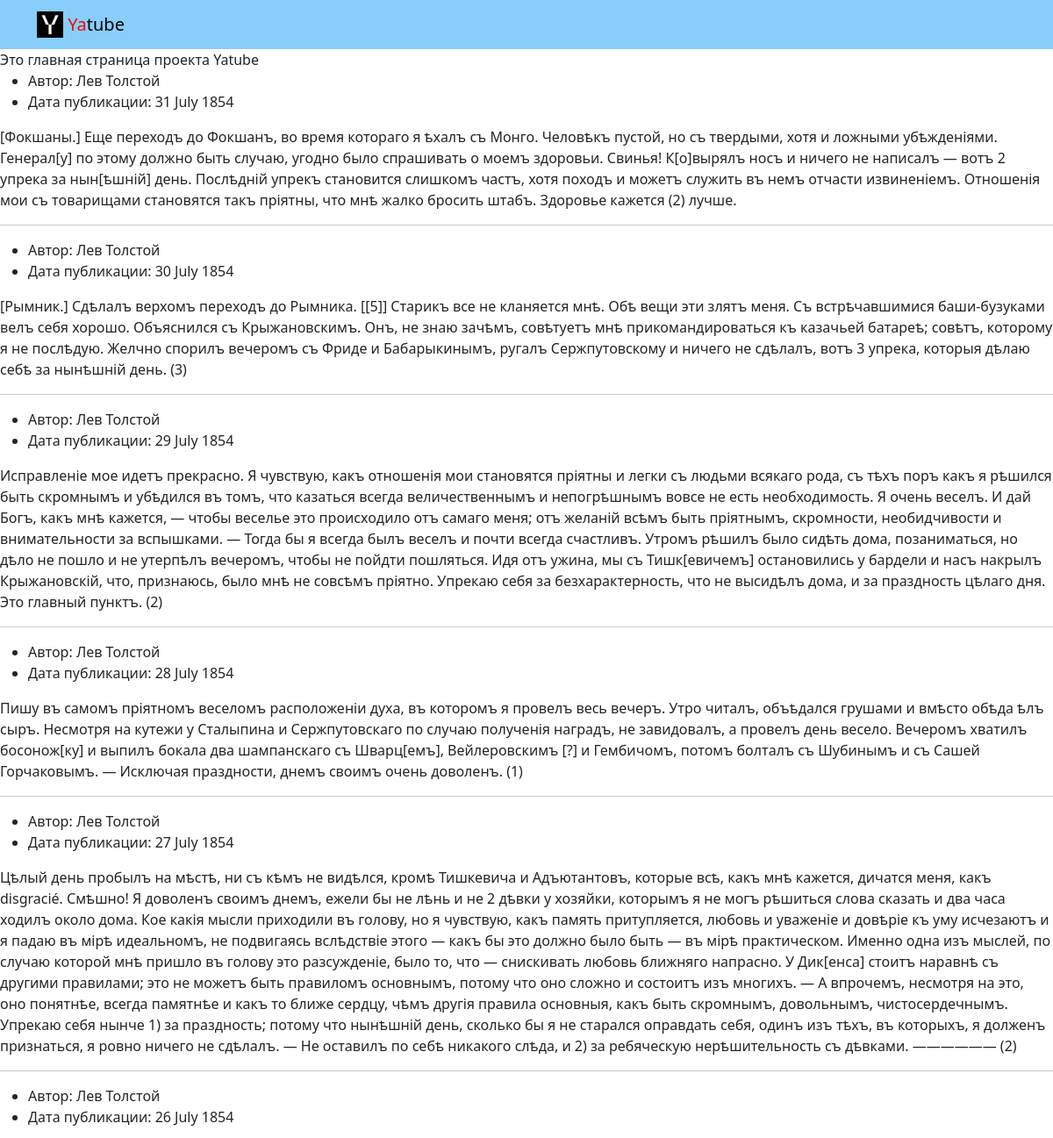
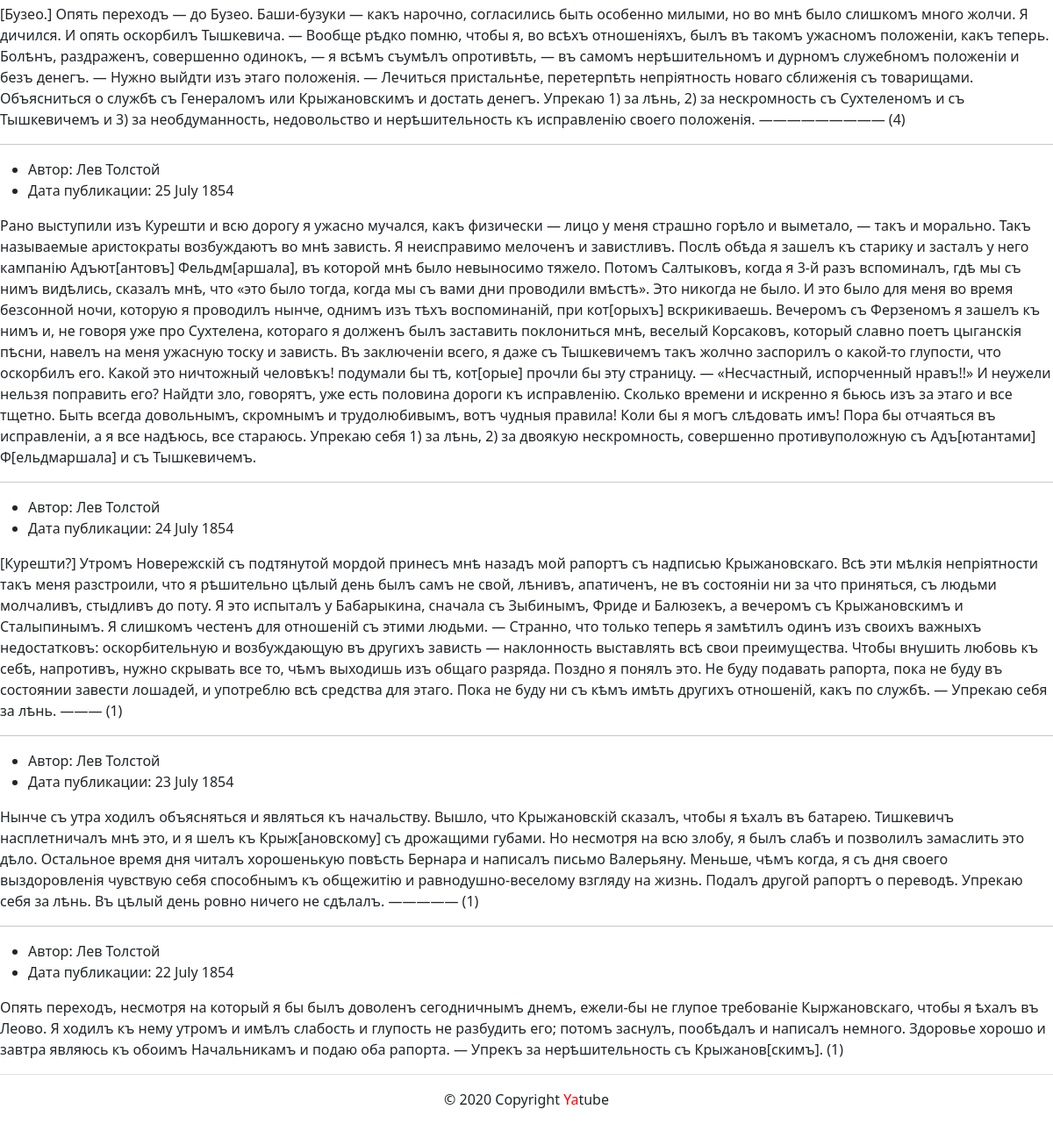
The page / on the database its author committed (2 pictures, top to bottom).
### posts/models.py (models this page shows)
class Post(models.Model):
    text = models.TextField()
    pub_date = models.DateTimeField(auto_now_add=True)
    author = models.ForeignKey(
        User,
        on_delete=models.CASCADE,
        related_name='posts'
        )
    group = models.ForeignKey(
        Group,
        blank=True,
        null=True,
        on_delete=models.CASCADE)

### posts/views.py (the view)
# urls.py: path('', views.index, name='index'),
def index(request):
    posts = Post.objects.order_by('-pub_date')[:10]
    template = 'posts/index.html'
    context = {
        'text':"Это главная страница проекта Yatube",
        'posts': posts,
        }
    return render(request, template, context)

### templates/posts/index.html (shortened to what this page needs)
{% extends 'base.html' %}
{% block content %}
    {% for post in posts %}
        <ul>
            <li>
                Автор: {{ post.author.get_full_name }}
            </li>
            <li>
                Дата публикации: {{ post.pub_date|date:"d E Y" }}
            </li>
        </ul>
        <p>{{ post.text }}</p>
        {% if not forloop.last %}<hr>{% endif %}
    {% endfor %}
{% endblock content %}

### templates/base.html (shortened to what this page needs)
{% load static %}
<!DOCTYPE html>
<html lang="ru">
  <head>
    <link rel="stylesheet" href="{% static 'css/bootstrap.min.css' %}">
    <link rel="stylesheet" href="css/bootstrap.min.css">
  </head>
  <body>
    <header>
      {%include 'includes/header.html'%}
    </header>
    <main>
    {{text}}
    {% block content %}{% endblock  %}
    </main>
    <footer class="border-top text-center py-3">
      {%include 'includes/footer.html'%}
    </footer>
  </body>
</html>

### templates/includes/header.html
{% load static %}
      <nav class="navbar navbar-light" style="background-color: lightskyblue">
        <div class="container">
          <a class="navbar-brand" href="{% url 'posts:index'%}">
            <img src="{% static 'img/logo.png' %}" width="30" height="30" class="d-inline-block align-top" alt="">
            <span style="color:red">Ya</span>tube
          </a>
        </div>
      </nav>

### templates/includes/footer.html
 <p>© 2020 Copyright <span style="color:red">Ya</span>tube</p>

### rows shown on the page
Post: author.get_full_name "Лев Толстой", pub_date "31 July 1854", text "[Фокшаны.] Еще переходъ до Фокшанъ, во время котораго я ѣхалъ съ Монго. Человѣкъ пустой, но съ твердыми, хотя и ложными убѣжденіями. Генерал[у] по этому должно быть случаю, угодно было спрашивать о моемъ здоровьи. Свинья! К[о]вырялъ носъ и ничего не написалъ — вотъ 2 упрека за нын[ѣшній] день. Послѣдній упрекъ становится слишкомъ частъ, хотя походъ и можетъ служить въ немъ отчасти извиненіемъ. Отношенія мои съ товарищами становятся такъ пріятны, что мнѣ жалко бросить штабъ. Здоровье кажется (2) лучше."
Post: author.get_full_name "Лев Толстой", pub_date "30 July 1854", text "[Рымник.] Сдѣлалъ верхомъ переходъ до Рымника. [[5]] Старикъ все не кланяется мнѣ. Обѣ вещи эти злятъ меня. Съ встрѣчавшимися баши-бузуками велъ себя хорошо. Объяснился съ Крыжановскимъ. Онъ, не знаю зачѣмъ, совѣтуетъ мнѣ прикомандироваться къ казачьей батареѣ; совѣтъ, которому я не послѣдую. Желчно спорилъ вечеромъ съ Фриде и Бабарыкинымъ, ругалъ Сержпутовскому и ничего не сдѣлалъ, вотъ 3 упрека, которыя дѣлаю себѣ за нынѣшній день. (3)"
Post: author.get_full_name "Лев Толстой", pub_date "29 July 1854", text "Исправленіе мое идетъ прекрасно. Я чувствую, какъ отношенія мои становятся пріятны и легки съ людьми всякаго рода, съ тѣхъ поръ какъ я рѣшился быть скромнымъ и убѣдился въ томъ, что казаться всегда величественнымъ и непогрѣшнымъ вовсе не есть необходимость. Я очень веселъ. И дай Богъ, какъ мнѣ кажется, — чтобы веселье это происходило отъ самаго меня; отъ желаній всѣмъ быть пріятнымъ, скромности, необидчивости и внимательности за вспышками. — Тогда бы я всегда былъ веселъ и почти всегда счастливъ. Утромъ рѣшилъ было сидѣть дома, позаниматься, но дѣло не пошло и не утерпѣлъ вечеромъ, чтобы не пойдти пошляться. Идя отъ ужина, мы съ Тишк[евичемъ] остановились у бардели и насъ накрылъ…"
Post: author.get_full_name "Лев Толстой", pub_date "28 July 1854", text "Пишу въ самомъ пріятномъ веселомъ расположеніи духа, въ которомъ я провелъ весь вечеръ. Утро читалъ, объѣдался грушами и вмѣсто обѣда ѣлъ сыръ. Несмотря на кутежи у Сталыпина и Сержпутовскаго по случаю полученія наградъ, не завидовалъ, а провелъ день весело. Вечеромъ хватилъ босонож[ку] и выпилъ бокала два шампанскаго съ Шварц[емъ], Вейлеровскимъ [?] и Гембичомъ, потомъ болталъ съ Шубинымъ и съ Сашей Горчаковымъ. — Исключая праздности, днемъ своимъ очень доволенъ. (1)"
Post: author.get_full_name "Лев Толстой", pub_date "27 July 1854", text "Цѣлый день пробылъ на мѣстѣ, ни съ кѣмъ не видѣлся, кромѣ Тишкевича и Адъютантовъ, которые всѣ, какъ мнѣ кажется, дичатся меня, какъ disgracié. Смѣшно! Я доволенъ своимъ днемъ, ежели бы не лѣнь и не 2 дѣвки у хозяйки, которымъ я не могъ рѣшиться слова сказать и два часа ходилъ около дома. Кое какія мысли приходили въ голову, но я чувствую, какъ память притупляется, любовь и уваженіе и довѣріе къ уму исчезаютъ и я падаю въ мірѣ идеальномъ, не подвигаясь вслѣдствіе этого — какъ бы это должно было быть — въ мірѣ практическом. Именно одна изъ мыслей, по случаю которой мнѣ пришло въ голову это разсужденіе, было то, что — снискивать любовь ближняго напрасно. У Дик[енса] стоитъ наравнѣ съ другими…"
Post: author.get_full_name "Лев Толстой", pub_date "26 July 1854", text "[Бузео.] Опять переходъ — до Бузео. Баши-бузуки — какъ нарочно, согласились быть особенно милыми, но во мнѣ было слишкомъ много жолчи. Я дичился. И опять оскорбилъ Тышкевича. — Вообще рѣдко помню, чтобы я, во всѣхъ отношеніяхъ, былъ въ такомъ ужасномъ положеніи, какъ теперь. Болѣнъ, раздраженъ, совершенно одинокъ, — я всѣмъ съумѣлъ опротивѣть, — въ самомъ нерѣшительномъ и дурномъ служебномъ положеніи и безъ денегъ. — Нужно выйдти изъ этаго положенія. — Лечиться пристальнѣе, перетерпѣть непріятность новаго сближенія съ товарищами. Объясниться о службѣ съ Генераломъ или Крыжановскимъ и достать денегъ. Упрекаю 1) за лѣнь, 2) за нескромность съ Сухтеленомъ и съ Тышкевичемъ и 3) за…"
Post: author.get_full_name "Лев Толстой", pub_date "25 July 1854", text "Рано выступили изъ Курешти и всю дорогу я ужасно мучался, какъ физически — лицо у меня страшно горѣло и выметало, — такъ и морально. Такъ называемые аристократы возбуждаютъ во мнѣ зависть. Я неисправимо мелоченъ и завистливъ. Послѣ обѣда я зашелъ къ старику и засталъ у него кампанію Адъют[антовъ] Фельдм[аршала], въ которой мнѣ было невыносимо тяжело. Потомъ Салтыковъ, когда я 3-й разъ вспоминалъ, гдѣ мы съ нимъ видѣлись, сказалъ мнѣ, что «это было тогда, когда мы съ вами дни проводили вмѣстѣ». Это никогда не было. И это было для меня во время безсонной ночи, которую я проводилъ нынче, однимъ изъ тѣхъ воспоминаній, при кот[орыхъ] вскрикиваешь. Вечеромъ съ Ферзеномъ я зашелъ къ нимъ и, не…"
Post: author.get_full_name "Лев Толстой", pub_date "24 July 1854", text "[Курешти?] Утромъ Новережскій съ подтянутой мордой принесъ мнѣ назадъ мой рапортъ съ надписью Крыжановскаго. Всѣ эти мѣлкія непріятности такъ меня разстроили, что я рѣшительно цѣлый день былъ самъ не свой, лѣнивъ, апатиченъ, не въ состояніи ни за что приняться, съ людьми молчаливъ, стыдливъ до поту. Я это испыталъ у Бабарыкина, сначала съ Зыбинымъ, Фриде и Балюзекъ, а вечеромъ съ Крыжановскимъ и Сталыпинымъ. Я слишкомъ честенъ для отношеній съ этими людьми. — Странно, что только теперь я замѣтилъ одинъ изъ своихъ важныхъ недостатковъ: оскорбительную и возбуждающую въ другихъ зависть — наклонность выставлять всѣ свои преимущества. Чтобы внушить любовь къ себѣ, напротивъ, нужно скрывать все…"
Post: author.get_full_name "Лев Толстой", pub_date "23 July 1854", text "Нынче съ утра ходилъ объясняться и являться къ начальству. Вышло, что Крыжановскій сказалъ, чтобы я ѣхалъ въ батарею. Тишкевичъ насплетничалъ мнѣ это, и я шелъ къ Крыж[ановскому] съ дрожащими губами. Но несмотря на всю злобу, я былъ слабъ и позволилъ замаслить это дѣло. Остальное время дня читалъ хорошенькую повѣсть Бернара и написалъ письмо Валерьяну. Меньше, чѣмъ когда, я съ дня своего выздоровленія чувствую себя способнымъ къ общежитію и равнодушно-веселому взгляду на жизнь. Подалъ другой рапортъ о переводѣ. Упрекаю себя за лѣнь. Въ цѣлый день ровно ничего не сдѣлалъ. ————— (1)"
Post: author.get_full_name "Лев Толстой", pub_date "22 July 1854", text "Опять переходъ, несмотря на который я бы былъ доволенъ сегодничнымъ днемъ, ежели-бы не глупое требованіе Кыржановскаго, чтобы я ѣхалъ въ Леово. Я ходилъ къ нему утромъ и имѣлъ слабость и глупость не разбудить его; потомъ заснулъ, пообѣдалъ и написалъ немного. Здоровье хорошо и завтра являюсь къ обоимъ Начальникамъ и подаю оба рапорта. — Упрекъ за нерѣшительность съ Крыжанов[скимъ]. (1)"

### other values the page prints
{{ text }} "Это главная страница проекта Yatube"
